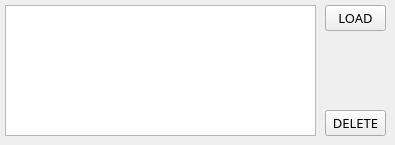
      <widget class="QWidget" name="tab_2">
       <attribute name="title">
        <string>VARIABLES</string>
       </attribute>
       <widget class="QPushButton" name="pushButton_22">
        <property name="geometry">
         <rect>
          <x>325</x>
          <y>110</y>
          <width>61</width>
          <height>26</height>
         </rect>
        </property>
        <property name="font">
         <font>
          <family>FixedsysTTF</family>
          <pointsize>10</pointsize>
          <weight>50</weight>
          <italic>false</italic>
          <bold>false</bold>
          <underline>false</underline>
          <strikeout>false</strikeout>
          <kerning>true</kerning>
         </font>
        </property>
        <property name="text">
         <string>DELETE</string>
        </property>
       </widget>
       <widget class="QTableView" name="tableView_6">
        <property name="geometry">
         <rect>
          <x>5</x>
          <y>5</y>
          <width>311</width>
          <height>131</height>
         </rect>
        </property>
        <property name="selectionMode">
         <enum>QAbstractItemView::MultiSelection</enum>
        </property>
        <property name="selectionBehavior">
         <enum>QAbstractItemView::SelectRows</enum>
        </property>
       </widget>
       <widget class="QPushButton" name="pushButton_31">
        <property name="geometry">
         <rect>
          <x>325</x>
          <y>5</y>
          <width>61</width>
          <height>26</height>
         </rect>
        </property>
        <property name="font">
         <font>
          <family>FixedsysTTF</family>
          <pointsize>10</pointsize>
          <weight>50</weight>
          <italic>false</italic>
          <bold>false</bold>
          <underline>false</underline>
          <strikeout>false</strikeout>
          <kerning>true</kerning>
         </font>
        </property>
        <property name="text">
         <string>LOAD</string>
        </property>
       </widget>
      </widget>
